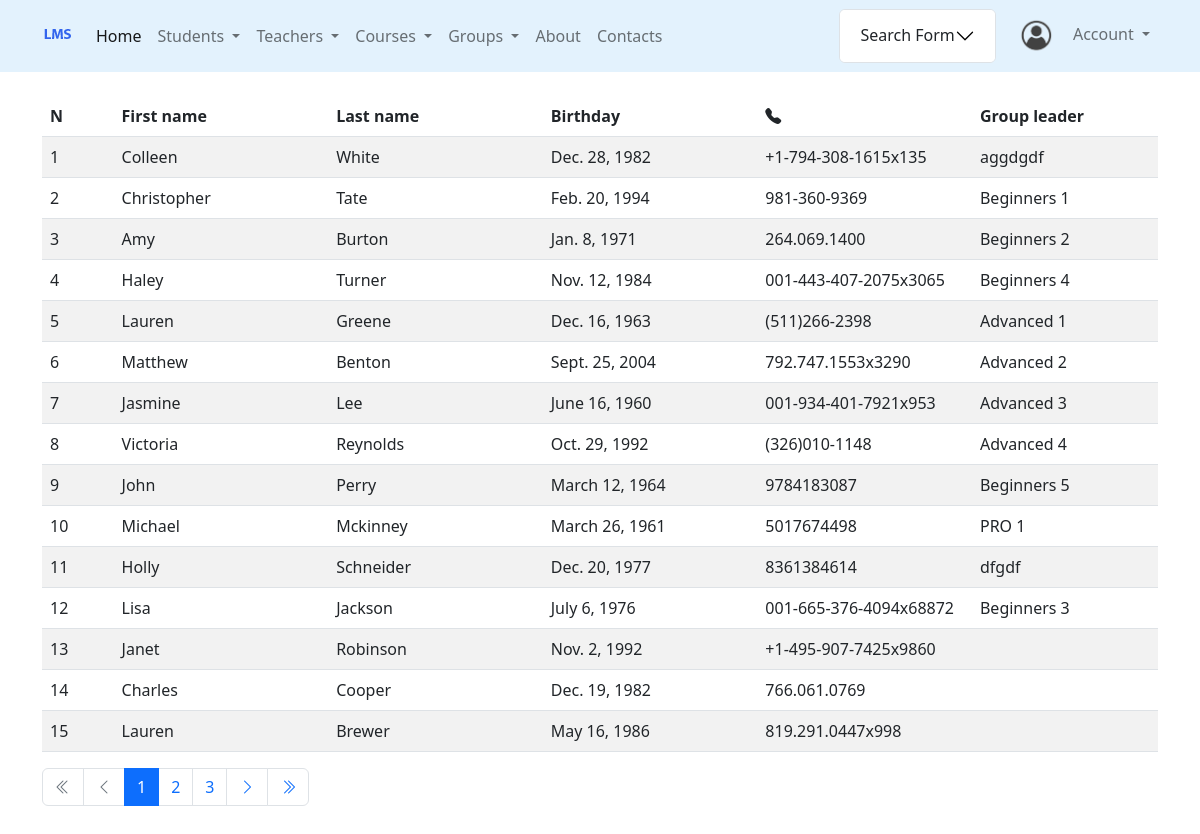
Screenshot of /teachers/ with the database file from the repository.
### teachers/models.py (models this page shows, shortened)
class Teacher(PersonModel):
    group = models.ForeignKey(Group, on_delete=models.SET_NULL, null=True, related_name='teachers', db_constraint=False)
    salary = models.PositiveIntegerField(default=10000)
    class Meta:
        verbose_name = 'teacher'
        verbose_name_plural = 'teacher'
        db_table = 'teachers'

### groups/models.py (models this page shows)
class Group(GroupModel):
    headman = models.OneToOneField(
        'students.Student',
        on_delete=models.SET_NULL,
        null=True,
        blank=True,
        related_name='headman_group'
    )
    headteacher = models.OneToOneField(
        'teachers.Teacher',
        on_delete=models.SET_NULL,
        null=True,
        blank=True,
        related_name='headteacher_group',
    )
    class Meta:
        verbose_name = 'group'
        verbose_name_plural = 'groups'
        db_table = 'groups'
    def __str__(self):
        return f'{self.group_name}'

### teachers/views.py (the view)
# urls.py: path('', ListTeacherView.as_view(), name='list'),                              # Read
class ListTeacherView(ListView):
    model = Teacher
    template_name = 'teachers/list.html'
    paginate_by = 15
    def get_filter(self):
        return TeacherFilterForm(
            data=self.request.GET,
            queryset=self.model.objects.all().select_related('headteacher_group')
        )
    def get_queryset(self):
        return self.get_filter().qs
    def get_context_data(self, *, object_list=None, **kwargs):
        context = super().get_context_data(**kwargs)
        context['filter'] = self.get_filter().form
        return context

### core/context_processors.py (called while the page is built)
def params(request):
    get_params = request.GET
    if 'page' in get_params:
        get_params = copy(get_params)
        del get_params['page']
    return {'params': f'&{get_params.urlencode()}' if get_params else ''}

### teachers/templates/teachers/list.html (shortened to what this page needs)
{% extends 'base.html' %}
{% load crispy_forms_filters %}
{% block content %}
    <br>
    {% with list_object=object_list on_group=True%}
        {% include 'includes/teachers_list_table.html' %}
    {% endwith %}
{% endblock %}

### templates/includes/teachers_list_table.html (shortened to what this page needs)
<table class="table table-striped">
    <thead>
        <tr>
            <th style="width: 5%">N</th>
            <th style="width: 15%">First name</th>
            <th style="width: 15%">Last name</th>
            <th style="width: 15%">Birthday</th>
            {% if user.is_authenticated %}
            <th><i class="bi bi-telephone-fill"></i></th>
            {% else %}
            <th style="width: 15%"><i class="bi bi-telephone-fill"></i></th>
            {% endif %}
            <th style="width: 13%">Group leader</th>
        </tr>
    </thead>
    {% for teacher in list_object %}
            <tr>
            <td>{{ forloop.counter0|add:page_obj.start_index}}</td>
            <td>{{ teacher.first_name }}</td>
            <td>{{ teacher.last_name }}</td>
            <td>{{ teacher.birthday }}</td>
            <td>{% if teacher.phone_number %}{{ teacher.phone_number }}{% endif %}</td>
            <td>{% if teacher.headteacher_group %} {{teacher.headteacher_group}}{% endif %}</td>
        </tr>
    {% endfor %}
          </table>

### rows the page displays
Teacher: first_name "Colleen", last_name "White", birthday "Dec. 28, 1982", phone_number "+1-794-308-1615x135", headteacher_group "aggdgdf"
Teacher: first_name "Christopher", last_name "Tate", birthday "Feb. 20, 1994", phone_number "981-360-9369", headteacher_group "Beginners 1"
Teacher: first_name "Amy", last_name "Burton", birthday "Jan. 8, 1971", phone_number "264.069.1400", headteacher_group "Beginners 2"
Teacher: first_name "Haley", last_name "Turner", birthday "Nov. 12, 1984", phone_number "001-443-407-2075x3065", headteacher_group "Beginners 4"
Teacher: first_name "Lauren", last_name "Greene", birthday "Dec. 16, 1963", phone_number "(511)266-2398", headteacher_group "Advanced 1"
Teacher: first_name "Matthew", last_name "Benton", birthday "Sept. 25, 2004", phone_number "792.747.1553x3290", headteacher_group "Advanced 2"
Teacher: first_name "Jasmine", last_name "Lee", birthday "June 16, 1960", phone_number "001-934-401-7921x953", headteacher_group "Advanced 3"
Teacher: first_name "Victoria", last_name "Reynolds", birthday "Oct. 29, 1992", phone_number "(326)010-1148", headteacher_group "Advanced 4"
Teacher: first_name "John", last_name "Perry", birthday "March 12, 1964", phone_number "9784183087", headteacher_group "Beginners 5"
Teacher: first_name "Michael", last_name "Mckinney", birthday "March 26, 1961", phone_number "5017674498", headteacher_group "PRO 1"
Teacher: first_name "Holly", last_name "Schneider", birthday "Dec. 20, 1977", phone_number "8361384614", headteacher_group "dfgdf"
Teacher: first_name "Lisa", last_name "Jackson", birthday "July 6, 1976", phone_number "001-665-376-4094x68872", headteacher_group "Beginners 3"
Teacher: first_name "Janet", last_name "Robinson", birthday "Nov. 2, 1992", phone_number "+1-495-907-7425x9860"
Teacher: first_name "Charles", last_name "Cooper", birthday "Dec. 19, 1982", phone_number "766.061.0769"
Teacher: first_name "Lauren", last_name "Brewer", birthday "May 16, 1986", phone_number "819.291.0447x998"

### other values shown
{{ page_num }} "1"
{{ page_num }} "2" "3"
